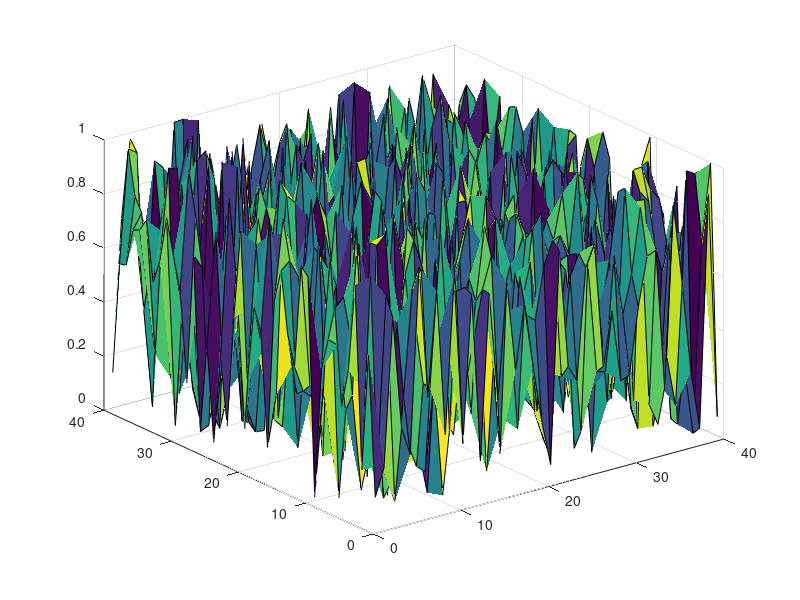

Write MATLAB code to recreate this figure.
clear variables
clc

a = rand(2,2)
disp(a(1,1));
disp(a(2,2));
temp = a(1,1);
a(1,1) = a(2,2);
a(2,2) = temp;
a

e = rand(1,10)
f = rand(10,1)
g = zeros(4,4)
h = eye(5,5)
i = ones(5,5)
j = rand(40,40)

surf(j)
